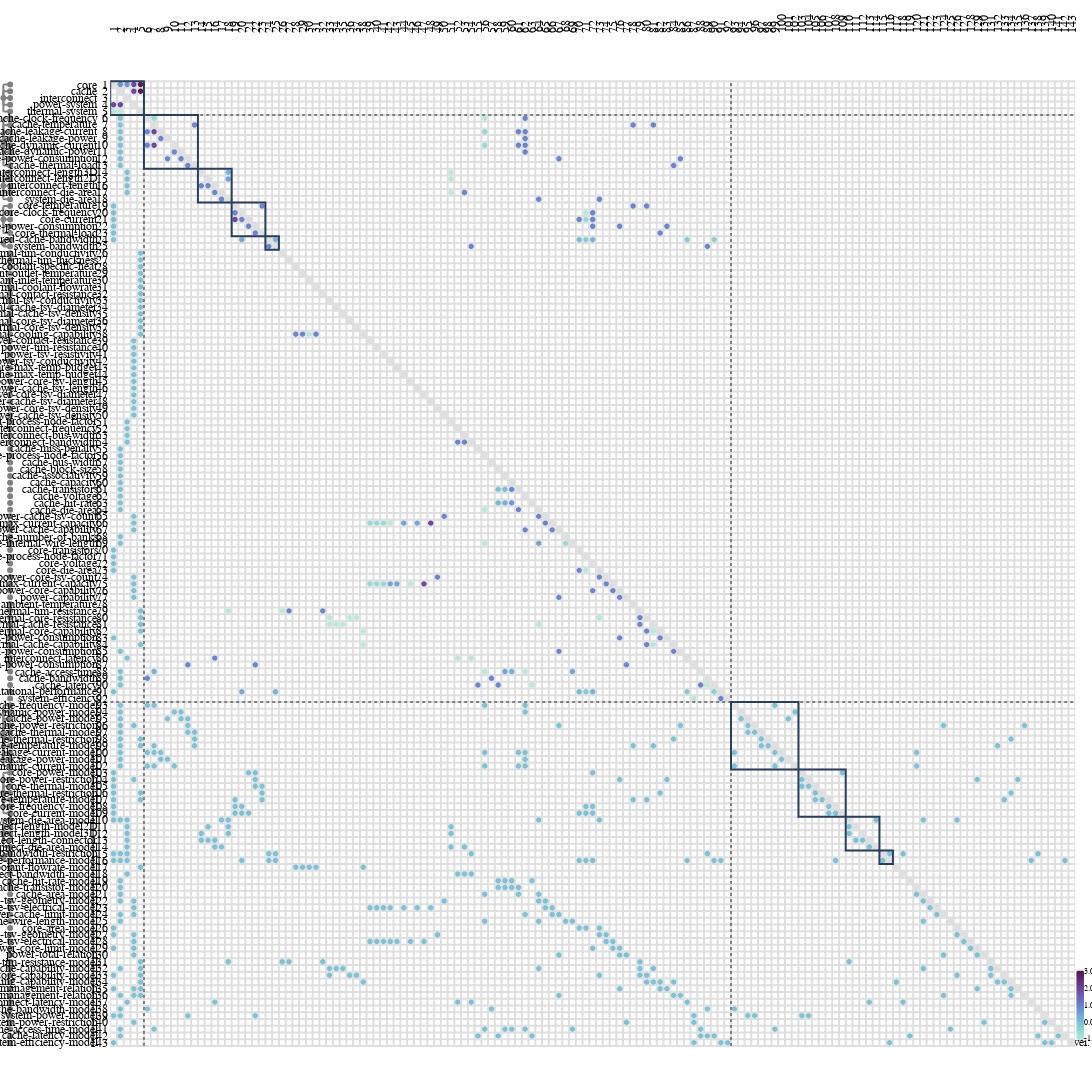

Notebook source saved alongside this figure:
### Code cell
import raesl.plot
from raesl.plot.view_funcs import multi_domain
from ragraph.analysis import cluster


nodes, edges = multi_domain(
    graph,
    depth=4
)

relations = [n for n in nodes if n.kind == "relation_spec"]
variables = [n for n in nodes if n.kind == "variable"]
components = [n for n in nodes if n.kind == "component"]

# Cluster components
cluster.tarjans_scc(
    graph=graph,
    leafs = relations+variables,
)

figure = raesl.plot.mdm(graph)
figure.write_image("../figures/mdm_clustered.svg")

from ragraph.analysis import sequence
import ragraph.plot

from raesl.plot.view_funcs import multi_domain

nodes, edges = multi_domain(
    graph,
    depth=4
)

_, _, sequenced_functions = sequence.utils.branchsort(algo=sequence.scc_tearing, graph=graph, algo_args=dict(inf=1, dep=1, mu=3), inplace=True, nodes=relations+variables, edge_weights=graph.weights)

# Reload figure based on sequence.
figure = ragraph.plot.mdm(
    leafs = components + sequenced_functions,
    edges = edges,
    node_kinds=["component", "variable", "relation_spec"],
    style= ragraph.plot.Style(
        piemap=dict(
            display="weights",
            mode= "relative",
            fields=["weight"]
        ),
    )
)

figure.write_image("../figures/mdm_clustered_sequenced.svg")
figure.show()
